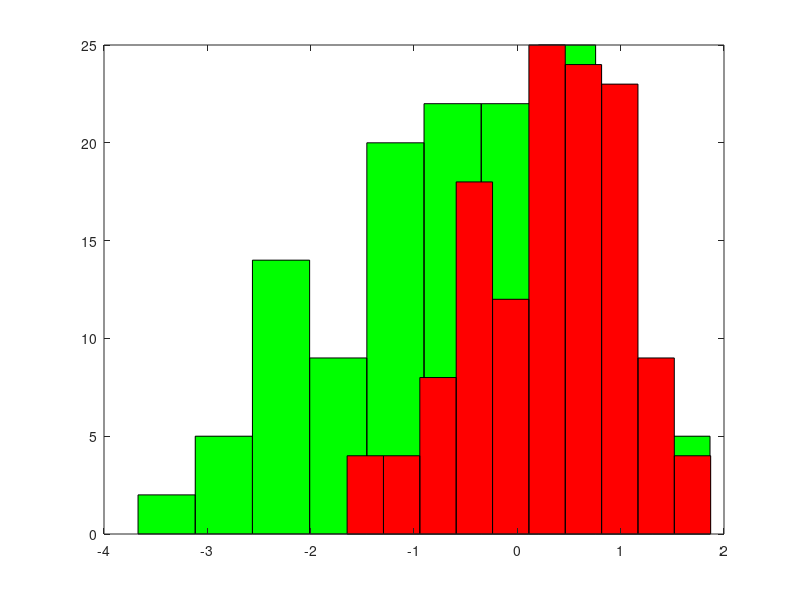

Reproduce this figure in MATLAB.
%{
@attribute AvgPhotoDis numeric
@attribute AvgPhotoDisbyCap numeric
@attribute Entropy numeric
@attribute diff_AvgPhotoDis numeric
@attribute diff_TopWordPopularity numeric
@attribute diff_Entropy numeric
@attribute NumberOfPhotsoContaingTopWord1 numeric
@attribute NumberOfPhotsoContaingTopWord2 numeric
@attribute NumberOfPhotsoContaingTopWord3 numeric
@attribute label {1,-1}
%}

A = load('reduced_balanced_unsparse_uniqueUser_allPhoto_historic.txt');

pos = A(1:131,:);
neg = A(132:end,:);

hist(pos(:,1));
hold on;
hist(neg(:,1));
 
h = findobj(gca,'Type','patch');
display(h)
set(h(1),'FaceColor','r','EdgeColor','k');
set(h(2),'FaceColor','g','EdgeColor','k');
